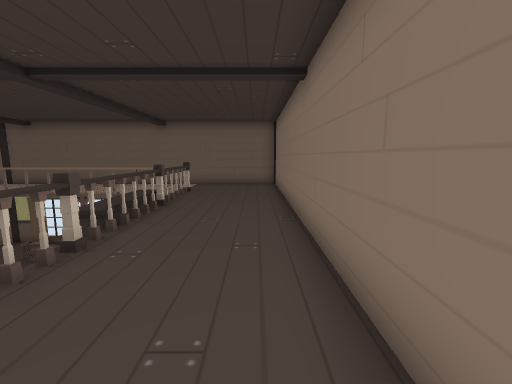
View 1 (above)

16 first-person views from a walk through a scene from a Unity 3-D project. The camera is 1.5 m above the floor, tilts 8° down and sees 90° across. The floor is counted in squares, 1 m on a side. Each view is taken from the middle of a square. On the plan, view 1 faces up. The plan holds only what a view shows up to about 13 squares ahead; the rest is blank. The player is left out.

View 2
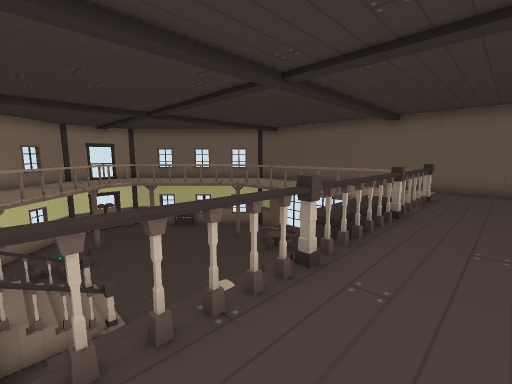

View 3
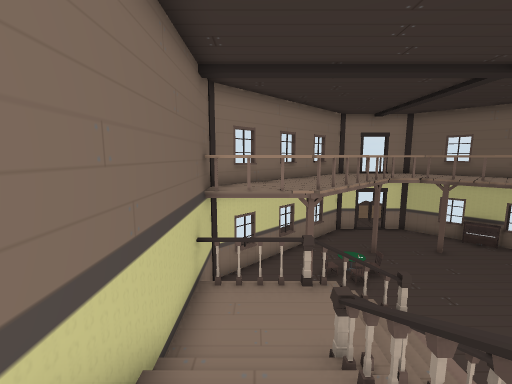

View 4
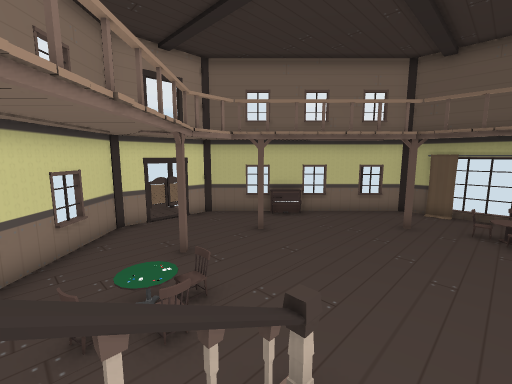

View 5
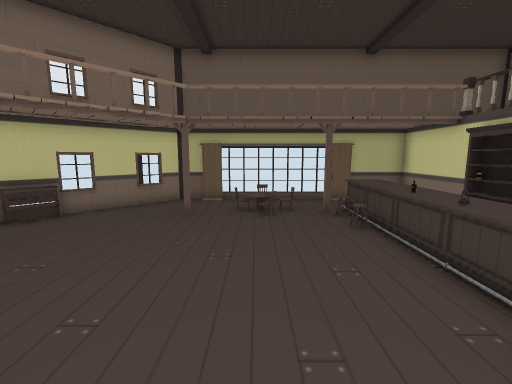

View 6
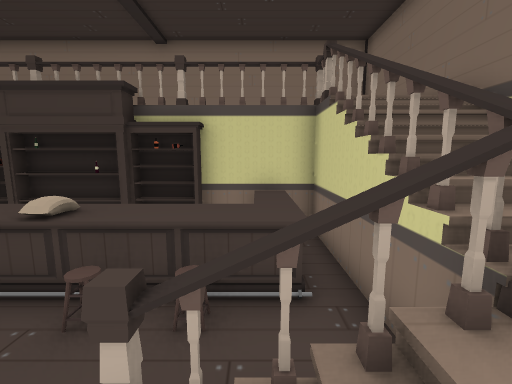

View 7
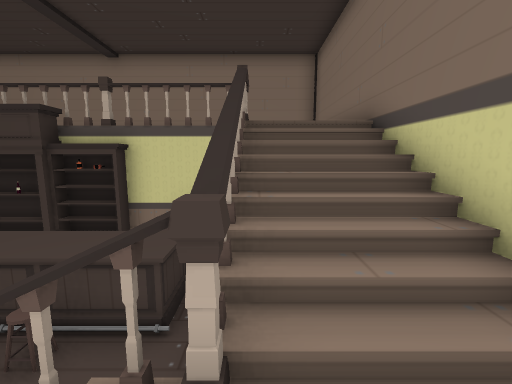

View 8
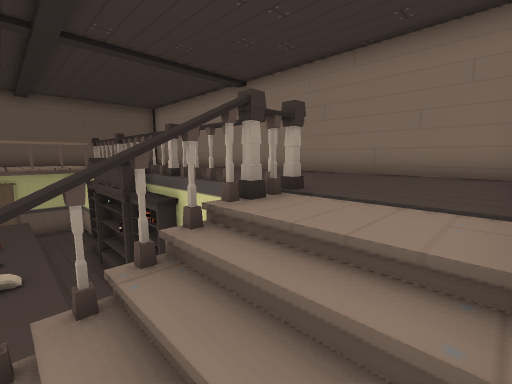

View 9
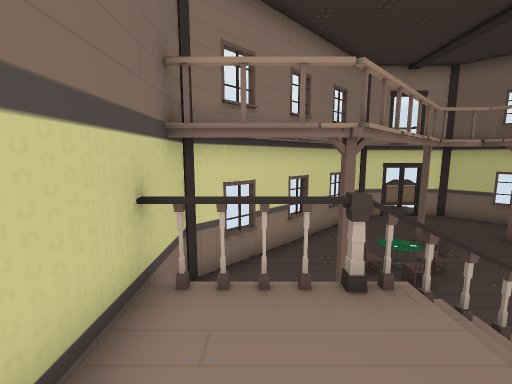

View 10
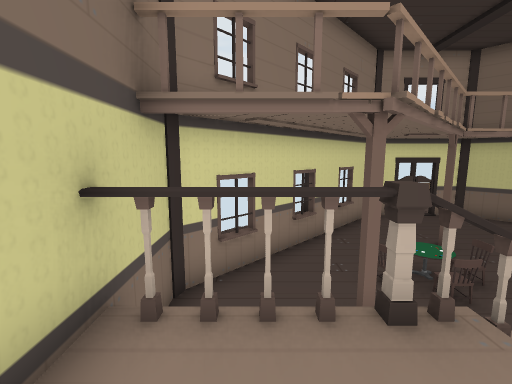

View 11
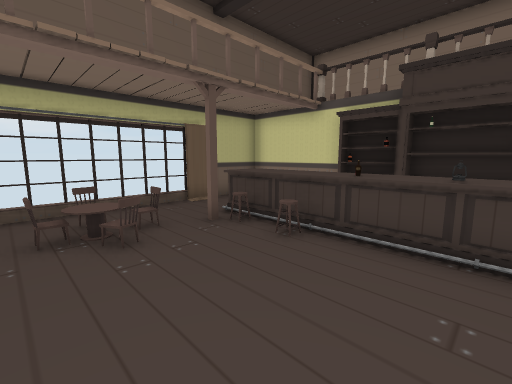

View 12
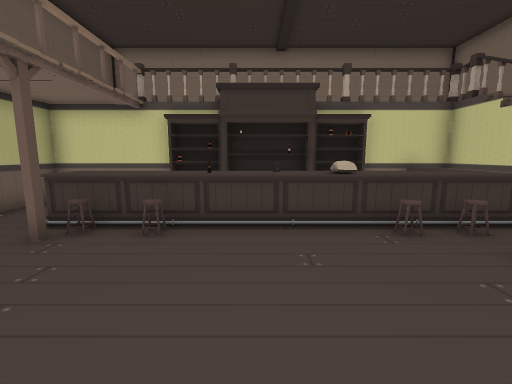

View 13
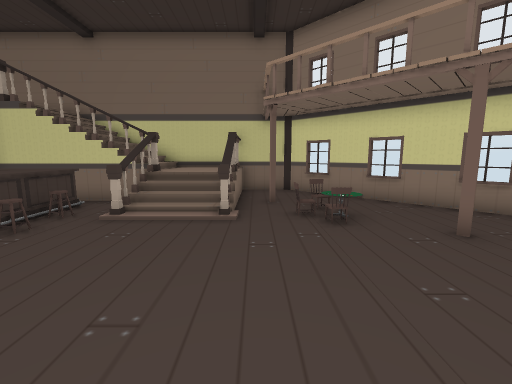

View 14
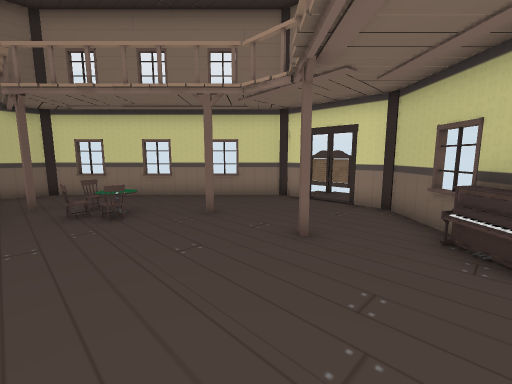

View 15
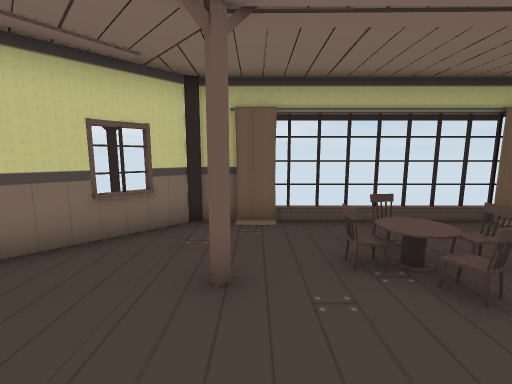

View 16
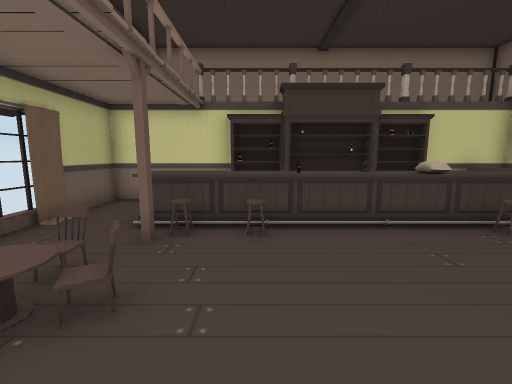

### Floor plan
Key: @ floor where view 1 was taken; # wall or solid block; x gap in a wall; . main floor; : floor 1 m higher than the main floor; + floor 3.25 m higher than the main floor; / step, stairs or slope; = window, fence, low wall or low ledge; ^ raised ledge; v drop or lower ground; C chair; T table; S shelf; P piano; L stool; O other object.
Columns run from 20 left of view 1 to 1 right of it. Each row starts with its distance up from view 1.
 14       ################
 13      ##...C......++++#
 12     ##....T......++++#
 11   ###....CTC.L^..#+++#
 10   #P......C..L^..#+++#
  9  ##..........L^..#+++#
  8 ##...........=^.S#+++#
  7 #...#........=^.S#+++#
  6 #............=^.O#+++#
  5 #............OO..#+++#
  4 #...#........L^. S+++#
  3 ##...=CC.....L^. v+++#
  2  ##...^..x/x..^^^v+++#
  1   ##..C..#/#..===#+++#
  0    ##....#:#######++@#
 -1     ##...=::////+++++#
 -2      =#..#::////+++++#
 -3       ################

Where each view was taken, in squares from view 1:
view 1: 0 up, 0 right, facing up
view 2: 1 up, 1 left, facing up-left
view 3: 1 down, 5 left, facing left
view 4: 1 up, 10 left, facing up-left
view 5: 2 up, 10 left, facing up
view 6: 2 up, 10 left, facing right
view 7: 0 up, 10 left, facing right
view 8: 2 down, 6 left, facing up-right
view 9: 1 down, 8 left, facing left
view 10: 1 down, 9 left, facing left
view 11: 6 up, 11 left, facing up-right
view 12: 7 up, 12 left, facing right
view 13: 9 up, 12 left, facing down
view 14: 10 up, 12 left, facing down-left
view 15: 8 up, 12 left, facing up
view 16: 9 up, 12 left, facing right
